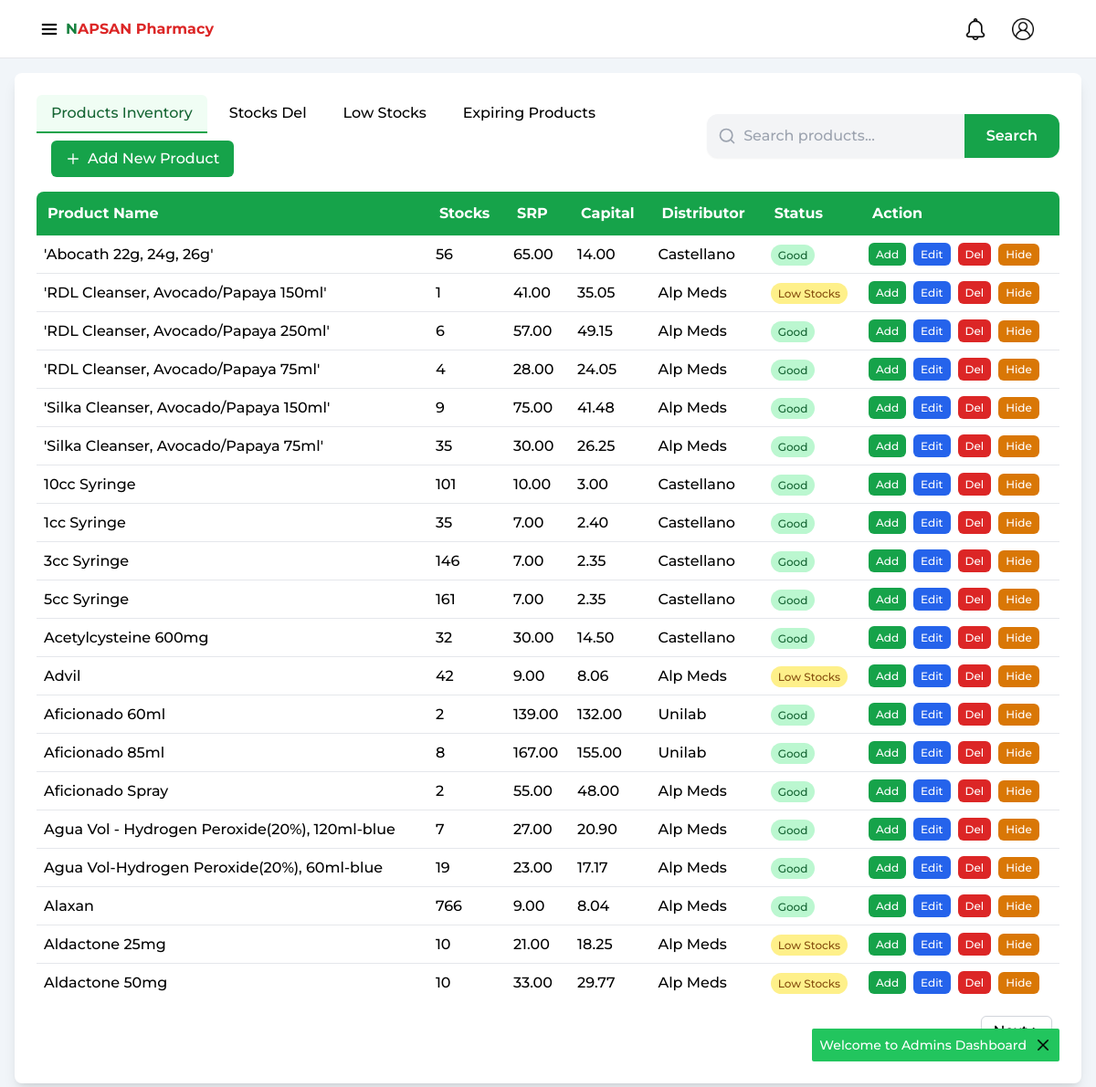
The app's page /inventory.php (signed in) with its own data.
### tables this page shows
CREATE TABLE `products` (
  `productId` int(11) NOT NULL,
  `name` varchar(255) NOT NULL,
  `qty` int(10) NOT NULL,
  `srp` decimal(10,2) NOT NULL,
  `capital` decimal(10,2) NOT NULL,
  `distributor` varchar(255) NOT NULL,
  `level_notif` int(10) NOT NULL DEFAULT 20,
  `status` varchar(30) NOT NULL,
  `created_at` datetime NOT NULL DEFAULT current_timestamp(),
  `updated_at` datetime NOT NULL DEFAULT current_timestamp() ON UPDATE current_timestamp()
);

### inventory.php (the view, shortened to what this page needs)
<?php
include 'partials/__header.php';
include 'config/dbcon.php';
require 'components/navCashier.php';
require 'popups/alerts.php';
?>
    <div class="w-full h-screen pt-20 px-4 pb-4">
        <div class="w-full h-full bg-white shadow-lg rounded-lg p-6 flex flex-col gap-4">
            <div class="w-full h-10rem flex justify-between">
                <div class="flex flex-wrap items-center gap-2 font-medium">
                <a href="inventory.php" class="px-4 py-2 rounded-t-md border-b-2 border-green-600 bg-green-50 text-green-800 hover:bg-green-100 transition">
                    Products Inventory
                </a>
                <a href="stocks.php" class="px-4 py-2 rounded-t-md border-b-2 border-transparent hover:border-green-600 hover:bg-green-50 transition">
                    Stocks Del
                </a>
                <a href="low_stock.php" class="px-4 py-2 rounded-t-md border-b-2 border-transparent hover:border-green-600 hover:bg-green-50 transition">
                    Low Stocks
                </a>
                <a href="expiring.php" class="px-4 py-2 rounded-t-md border-b-2 border-transparent hover:border-green-600 hover:bg-green-50 transition">
                    Expiring Products
                </a>
                <button type="button" class="add ml-4 px-4 py-2 bg-green-600 text-white rounded-md hover:bg-green-700 active:opacity-80 transition flex items-center gap-2">
                    <svg xmlns="http://www.w3.org/2000/svg" class="h-4 w-4" fill="none" viewBox="0 0 24 24" stroke="currentColor">
                        <path stroke-linecap="round" stroke-linejoin="round" stroke-width="2" d="M12 4v16m8-8H4"/>
                    </svg>
                    Add New Product
                </button>
            </div>
            <form action="api/searchController.php" method="post" class="w-2/5 flex items-center">
                    <div class="relative w-full">
                        <div class="absolute inset-y-0 left-0 flex items-center pl-3 pointer-events-none">
                        </div>
                        <input
                            type="text"
                            name="search"
                            id="myInput"
                            onkeyup="myFunction()"
                            placeholder="Search products..."
                            autofocus
                            class="w-full rounded-xl bg-gray-100 pl-10 pr-4 py-3 text-gray-700 placeholder-gray-400 shadow-sm focus:bg-white focus:ring-2 focus:ring-green-500 focus:outline-none transition"
                        >
                        <button type="submit" name="findProd" class="absolute right-0 top-0 h-full px-6 bg-green-600 rounded-r-xl text-white font-semibold hover:bg-green-700 transition">
                            Search
                        </button>
                    </div>
            </form>
            </div>
            <div class="w-full h-[90%] overflow-y-auto">
                <div class="w-full">
                    <table id="myTable" class="w-full text-left border-collapse">
                        <thead class="bg-green-600 text-white">
                            <tr>
                                <th class="p-3 rounded-tl-lg">Product Name</th>
                                <th class="p-3">Stocks</th>
                                <th class="p-3">SRP</th>
                                <th class="p-3">Capital</th>
                                <th class="p-3">Distributor</th>
                                <th class="p-3">Status</th>
                                <th class="p-3 rounded-tr-lg">Action</th>
                            </tr>
                        </thead>
                        <tbody class="divide-y divide-gray-200">
                            <?php
                            if(!isset($_GET['search'])){
                                if(isset($_GET['page'])){
                                    $page = mysqli_real_escape_string($con, $_GET['page']);
                                    $currPage = 0;
                                    $currPage = $currPage + $page;
                                    $offset = $currPage * 20;
                                    $query = "SELECT * FROM products ORDER BY name ASC LIMIT 20 OFFSET $offset";
                                }else{
                                    $query = "SELECT * FROM products ORDER BY name ASC LIMIT 20";
                                }
                            }else{
                                $search = mysqli_real_escape_string($con, $_GET['search']);
                                $query = "SELECT * FROM products WHERE name LIKE '%$search%' ORDER BY name ASC";
                            }
                            $run_query = mysqli_query($con, $query);
                            $num_of_rows = mysqli_num_rows($run_query);
                            if($num_of_rows>0){
                                while($row = mysqli_fetch_array($run_query)){
                                    if($row['status'] == 'Good'){
                                        $color = 'bg-green-200 text-green-800';
                                    } else if($row['status'] == 'Low Stocks'){
                                        $color = 'bg-yellow-200 text-yellow-800';
                                    } else if($row['status'] == 'hidden'){
                                        $color = 'bg-gray-200 text-gray-800';
                                    } else {
                                        $color = 'bg-red-200 text-red-800';
                                    }
                            ?>
                            <tr class="hover:bg-gray-50 transition-colors">
                                <td class="p-2 font-medium"><?= $row['name']?></td>
                                <td class="p-2"><?= $row['qty']?></td>
                                <td class="p-2"><?= $row['srp']?></td>
                                <td class="p-2"><?= $row['capital']?></td>
                                <td class="p-2"><?= $row['distributor']?></td>
                                <td class="p-2">
                                    <span class="px-2 py-1 rounded-full text-xs <?= $color ?>"><?= $row['status']?></span>
                                </td>
                                <td class="p-2 flex flex-wrap gap-2">
                                    <button type="button" onclick="openAdd(<?= $row['productId'];?>)" class="text-xs px-2 py-1 bg-green-600 hover:bg-green-700 text-white rounded-md transition">Add</button>
                                    <button type="button" onclick="editProd(<?= $row['productId']?>)" class="text-xs px-2 py-1 bg-blue-600 hover:bg-blue-700 text-white rounded-md transition">Edit</button>
                                    <?php if($_SESSION['user']['role'] == 'admin'){ ?>
                                        <button type="button" onclick="warnDel(<?= $row['productId']?>)" class="text-xs px-2 py-1 bg-red-600 hover:bg-red-700 text-white rounded-md transition">Del</button>
                                    <?php } ?>
                                    <form action="api/ProductController.php?id=<?= $row['productId']?>" method="post">
                                        <?php if($row['status'] != 'hidden'){ ?>
                                            <button type="submit" name="hide" class="text-xs px-2 py-1 bg-amber-600 hover:bg-amber-700 text-white rounded-md transition">Hide</button>
                                        <?php }else{ ?>
                                            <button type="submit" name="unhide" class="text-xs px-2 py-1 bg-gray-600 hover:bg-gray-700 text-white rounded-md transition">Unhide</button>
                                        <?php } ?>
                                    </form>
                                </td>
                            </tr>
                            <?php }} else { ?>
                            <tr>
                                <td colspan="7" class="p-4 text-center text-gray-500 font-medium">No Products Found!</td>
                            </tr>
                            <?php } ?>
                        </tbody>
                    </table>
                </div>
                <?php
                     $query1 = "SELECT * FROM products";
                     $run_query1 = mysqli_query($con, $query1);
                    if(!isset($_GET['search']) &&  mysqli_num_rows($run_query1)>20){
                ?>
                <div class="w-full h-auto flex items-center justify-end py-4 px-2 gap-2">
                    <a href="inventory.php?page=<?= isset($_GET['page']) ? $_GET['page'] + 1 : 1;?>">
                        <button class="px-3 py-1 bg-white border border-gray-300 rounded-md shadow-sm hover:bg-gray-100 transition font-medium active:opacity-80">Next &gt;</button>
                    </a>
                </div>
                <?php }?>
            </div>
        </div>
    </div>
<?php include 'partials/__footer.php';?>

### css/style.css (style rules this page uses)
* { margin: 0; padding: 0; box-sizing: border-box; font-family: "Montserrat", sans-serif; scroll-behavior: smooth; }

### records on screen
products: name "'Abocath 22g, 24g, 26g'", qty "56", srp "65.00", capital "14.00", distributor "Castellano", status "Good", shows "Hide"
products: name "'RDL Cleanser, Avocado/Papaya 150ml'", qty "1", srp "41.00", capital "35.05", distributor "Alp Meds", status "Low Stocks", shows "Hide"
products: name "'RDL Cleanser, Avocado/Papaya 250ml'", qty "6", srp "57.00", capital "49.15", distributor "Alp Meds", status "Good", shows "Hide"
products: name "'RDL Cleanser, Avocado/Papaya 75ml'", qty "4", srp "28.00", capital "24.05", distributor "Alp Meds", status "Good", shows "Hide"
products: name "'Silka Cleanser, Avocado/Papaya 150ml'", qty "9", srp "75.00", capital "41.48", distributor "Alp Meds", status "Good", shows "Hide"
products: name "'Silka Cleanser, Avocado/Papaya 75ml'", qty "35", srp "30.00", capital "26.25", distributor "Alp Meds", status "Good", shows "Hide"
products: name "10cc Syringe", qty "101", srp "10.00", capital "3.00", distributor "Castellano", status "Good", shows "Hide"
products: name "1cc Syringe", qty "35", srp "7.00", capital "2.40", distributor "Castellano", status "Good", shows "Hide"
products: name "3cc Syringe", qty "146", srp "7.00", capital "2.35", distributor "Castellano", status "Good", shows "Hide"
products: name "5cc Syringe", qty "161", srp "7.00", capital "2.35", distributor "Castellano", status "Good", shows "Hide"
products: name "Acetylcysteine 600mg", qty "32", srp "30.00", capital "14.50", distributor "Castellano", status "Good", shows "Hide"
products: name "Advil", qty "42", srp "9.00", capital "8.06", distributor "Alp Meds", status "Low Stocks", shows "Hide"
products: name "Aficionado 60ml", qty "2", srp "139.00", capital "132.00", distributor "Unilab", status "Good", shows "Hide"
products: name "Aficionado 85ml", qty "8", srp "167.00", capital "155.00", distributor "Unilab", status "Good", shows "Hide"
products: name "Aficionado Spray", qty "2", srp "55.00", capital "48.00", distributor "Alp Meds", status "Good", shows "Hide"
products: name "Agua Vol - Hydrogen Peroxide(20%), 120ml-blue", qty "7", srp "27.00", capital "20.90", distributor "Alp Meds", status "Good", shows "Hide"
products: name "Agua Vol-Hydrogen Peroxide(20%), 60ml-blue", qty "19", srp "23.00", capital "17.17", distributor "Alp Meds", status "Good", shows "Hide"
products: name "Alaxan", qty "766", srp "9.00", capital "8.04", distributor "Alp Meds", status "Good", shows "Hide"
products: name "Aldactone 25mg", qty "10", srp "21.00", capital "18.25", distributor "Alp Meds", status "Low Stocks", shows "Hide"
products: name "Aldactone 50mg", qty "10", srp "33.00", capital "29.77", distributor "Alp Meds", status "Low Stocks", shows "Hide"

### other values on screen
$_SESSION['success'] "Welcome to Admins Dashboard"
